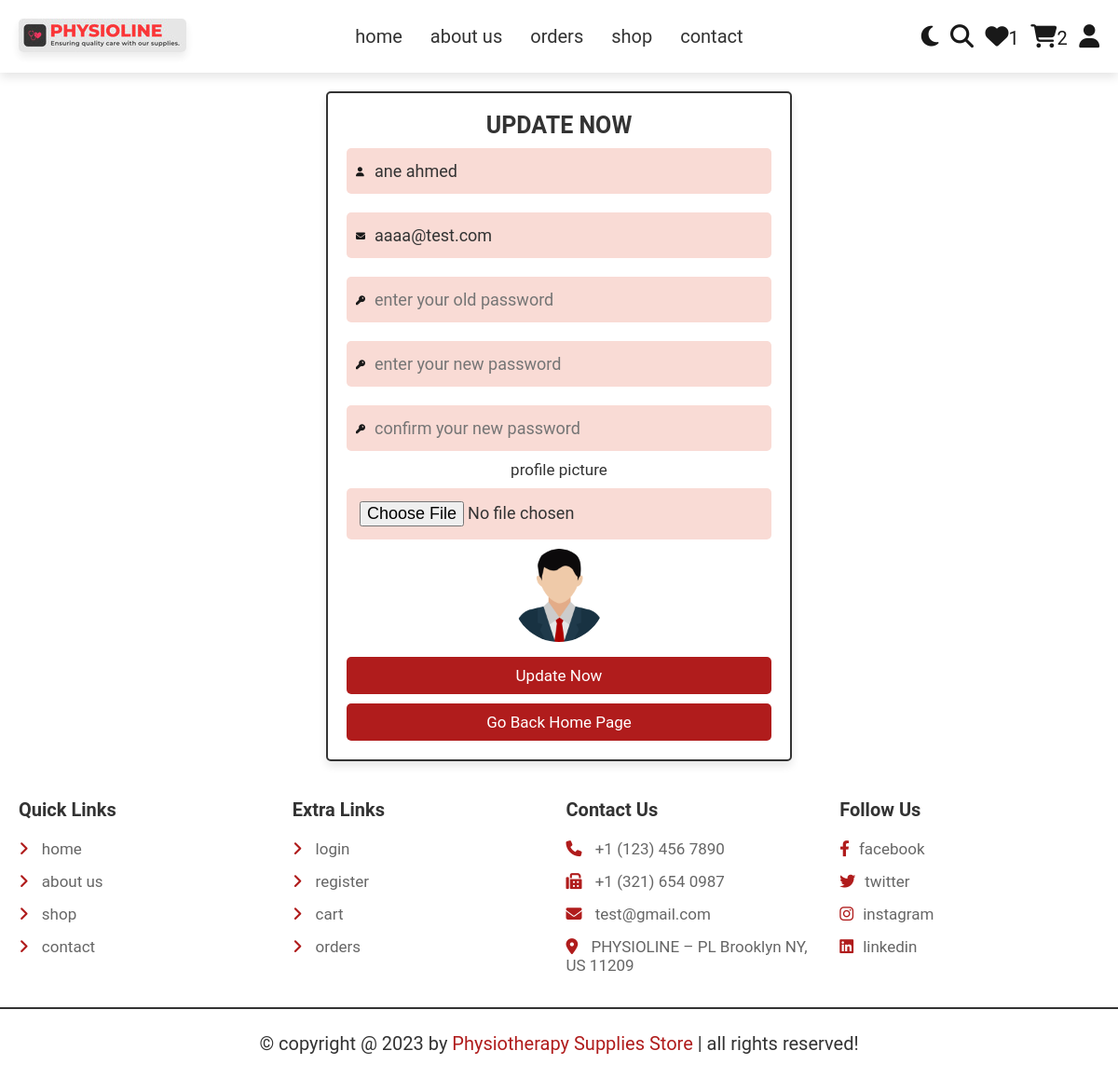
The page /update_account.php (signed in) on the database its author committed.
### tables this page shows
CREATE TABLE `users` (
  `id` int(100) NOT NULL,
  `name` varchar(20) NOT NULL,
  `email` varchar(50) NOT NULL,
  `password` varchar(50) NOT NULL,
  `image` varchar(255) DEFAULT NULL
);

### update_account.php (the view, shortened to what this page needs)
<?php
include 'connect.php';
?>
<!DOCTYPE html>
<html lang="en">
<head>
   <link rel="stylesheet" href="https://cdnjs.cloudflare.com/ajax/libs/font-awesome/6.1.1/css/all.min.css">
   <link rel="stylesheet" href="css/style.css">
</head>
<body>
<?php include 'header.php'; ?>
<section class="form-container">
   <form action="" method="post" enctype="multipart/form-data">
      <h3>update now</h3>
      <div class="input-container">
         <i class="fa fa-user"></i>
         <input type="text" name="name" required placeholder="enter your username" maxlength="20"  class="box" value="<?= $fetch_profile["name"]; ?>">
      </div>
      <div class="input-container">
         <i class="fa fa-envelope"></i>
         <input type="email" name="email" required placeholder="enter your email" maxlength="50"  class="box" oninput="this.value = this.value.replace(/\s/g, '')" value="<?= $fetch_profile["email"]; ?>">
      </div>
      <div class="input-container">
         <i class="fa fa-key"></i>
         <input type="password" name="old_pass" placeholder="enter your old password" maxlength="20"  class="box" oninput="this.value = this.value.replace(/\s/g, '')">
      </div>
      <div class="input-container">
         <i class="fa fa-key"></i>
         <input type="password" name="new_pass" placeholder="enter your new password" maxlength="20"  class="box" oninput="this.value = this.value.replace(/\s/g, '')">
      </div>
      <div class="input-container">
         <i class="fa fa-key"></i>
         <input type="password" name="cpass" placeholder="confirm your new password" maxlength="20"  class="box" oninput="this.value = this.value.replace(/\s/g, '')">
      </div>
      <div>
         <label class="label">profile picture</label>
         <input type="file" name="update_image" accept="image/jpg, image/jpeg, image/png" class="box">
          <?php
            if($fetch_profile['image'] == ''){
               echo '<img src="images/avatar.png" style="height: 100px; width:100px; border-radius: 50%; object-fit: cover; margin-bottom: 4px;">';
            }else{
               echo '<img src="uploaded_img/'.$fetch_profile['image'].'" style="height: 100px; width:100px; border-radius: 50%; object-fit: cover; margin-bottom: 4px;">';
            }
          ?>
      </div>
      <input type="submit" value="update now" class="btn" name="submit">
      <a href="index.php" class="option-btn">go back home page</a>
   </form>
</section>
<?php include 'footer.php'; ?>
</body>
</html>

### css/Style.css (style rules this page uses)
:root { --red-602:#000; --red-605:#230F07; --red-604:#3C150E; --red-603:#571913; --red-602:#741B16; --red-601:#911D19; --red-600:#B01C1C; --red-500:#C44B3E; --red-400:#D57161; --red-300:#E49486; --red-200:#F0B7AD; --red-100:#F9DBD5; --light-red:#ffcbcb; --carmine-red:#960018; --white-color:#fff; --black-900:#191919; --black-800:#333; --black-700:#4c4c4c; --black-600:#666; --black-500:#7f7f7f; --black-400:#999; --black-300:#b2b2b2; --black-200:#CCC; --black-100:#e5e5e5; --main-color:#2980b9; --red:#e74c3c; --black:#333; --white:#fff; --light-color:#666; --light-bg:#eee; --border:.2rem solid var(--black); --box-shadow:0 .5rem 1rem rgba(0,0,0,.1); }
* { font-family: 'Roboto', sans-serif; margin:0; padding:0; box-sizing: border-box; outline: none; border:none; text-decoration: none; }
html { font-size: 62.5%; overflow-x: hidden; }
body { background-color: var(--white-color); color: var(--black-900); }
section { padding:2rem; max-width: 1200px; margin:0 auto; }
.btn, .delete-btn, .option-btn { display: block; width: 100%; margin-top: 1rem; border-radius: .5rem; padding:1rem 3rem; font-size: 1.7rem; text-transform: capitalize; color:var(--white-color); background-color: var(--red-600); cursor: pointer; text-align: center; }
.form-container form { background-color: var(--white); padding:2rem; border-radius: .5rem; border:var(--border); box-shadow: var(--box-shadow); text-align: center; margin:0 auto; max-width: 50rem; }
.form-container form h3 { font-size: 2.5rem; text-transform: uppercase; color:var(--black); }
.form-container form label { font-size: 1.7rem; color:var(--black); }
.form-container form .box { margin:1rem 0; background-color: var(--red-100); padding:1.4rem; font-size: 1.8rem; color:var(--black); width: 100%; border-radius: .5rem; }
.form-container .input-container { position: relative; }
.form-container .input-container input { padding-left: 30px; }
.form-container .input-container i { position: absolute; top: 50%; left: 10px; transform: translateY(-50%); }
.fa { margin-right: 10px; }

### rows shown on the page
users: name "ane ahmed", email "aaaa@test.com", image (picture)

### other values the page prints
$total_wishlist_counts "1"
$total_cart_counts "2"
